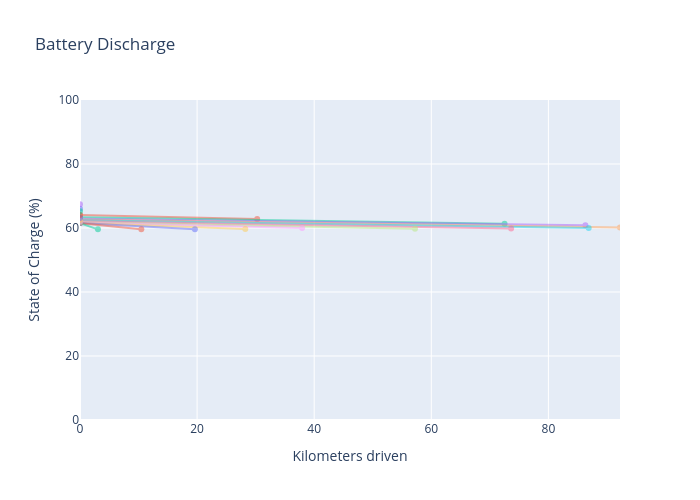

Notebook code for this chart:
### Code cell
# Max km for x-axis scaling
max_km_driven = trip_data['km_driven'].max()

# --- Matplotlib version ---
fig, ax = plt.subplots(figsize=(7, 6))

for _, row in trip_data.iterrows():
    x_vals = [0, row['km_driven']]
    y_vals = [row['soc'], row['end_soc']]
    ax.plot(x_vals, y_vals, marker='o', alpha=0.6)

ax.set_title('Battery Discharge')
ax.set_xlabel('Kilometers driven')
ax.set_ylabel('State of Charge (%)')
ax.set_xlim(0, max_km_driven)
ax.set_ylim(0, 100)
ax.grid(True)

plt.tight_layout()
plt.show()


# --- Plotly version ---
colors = px.colors.qualitative.Plotly
fig = go.Figure()

for color_idx, (_, row) in enumerate(trip_data.reset_index().iterrows()):
    fig.add_trace(
        go.Scatter(
            x=[0, row['km_driven']],
            y=[row['soc'], row['end_soc']],
            mode='lines+markers',
            opacity=0.5,
            line=dict(color=colors[color_idx % len(colors)], width=2),
            marker=dict(size=6),
            name=f"Trip {row['index']}",
            hovertemplate=(
                f"Trip index: {row['index']}<br>"
                f"SOC start: {row['soc']}%<br>"
                f"SOC end: {row['end_soc']}%<br>"
                f"Km driven: {row['km_driven']} km<br>"
            )
        )
    )

fig.update_xaxes(title_text='Kilometers driven', range=[0, max_km_driven])
fig.update_yaxes(title_text='State of Charge (%)', range=[0, 100])

fig.update_layout(
    title="Battery Discharge",
    height=500,
    width=700,
    showlegend=False,
    hovermode='closest'
)

fig.show()

### Figure 1 — Plotly figure (JSON) as saved in the notebook; plotly's stock layout.template omitted (floating-point values rounded to 4 significant figures)
{"data": [{"hovertemplate": "Trip index: 0.0<br>SOC start: 66.02040087458629%<br>SOC end: 64.74169972771983%<br>Km driven: -32.4375653892439 km<br>", "line": {"color": "#636EFA", "width": 2}, "marker": {"size": 6}, "mode": "lines+markers", "name": "Trip 0.0", "opacity": 0.5, "type": "scatter", "x": [0, -32.44], "y": [66.02, 64.74]}, {"hovertemplate": "Trip index: 1.0<br>SOC start: 64.08672815832385%<br>SOC end: 62.80917468685816%<br>Km driven: 30.26051923895102 km<br>", "line": {"color": "#EF553B", "width": 2}, "marker": {"size": 6}, "mode": "lines+markers", "name": "Trip 1.0", "opacity": 0.5, "type": "scatter", "x": [0, 30.26], "y": [64.09, 62.81]}, {"hovertemplate": "Trip index: 2.0<br>SOC start: 63.361600889725445%<br>SOC end: 61.30135354251302%<br>Km driven: 72.51459426498513 km<br>", "line": {"color": "#00CC96", "width": 2}, "marker": {"size": 6}, "mode": "lines+markers", "name": "Trip 2.0", "opacity": 0.5, "type": "scatter", "x": [0, 72.51], "y": [63.36, 61.3]}, {"hovertemplate": "Trip index: 3.0<br>SOC start: 62.89834217575553%<br>SOC end: 60.82261743940125%<br>Km driven: 86.31956828766852 km<br>", "line": {"color": "#AB63FA", "width": 2}, "marker": {"size": 6}, "mode": "lines+markers", "name": "Trip 3.0", "opacity": 0.5, "type": "scatter", "x": [0, 86.32], "y": [62.9, 60.82]}, {"hovertemplate": "Trip index: 4.0<br>SOC start: 62.62732262133296%<br>SOC end: 60.17622558201425%<br>Km driven: 92.22841209828766 km<br>", "line": {"color": "#FFA15A", "width": 2}, "marker": {"size": 6}, "mode": "lines+markers", "name": "Trip 4.0", "opacity": 0.5, "type": "scatter", "x": [0, 92.23], "y": [62.63, 60.18]}, {"hovertemplate": "Trip index: 5.0<br>SOC start: 62.396621997101775%<br>SOC end: 59.96299997867422%<br>Km driven: 86.88178963794053 km<br>", "line": {"color": "#19D3F3", "width": 2}, "marker": {"size": 6}, "mode": "lines+markers", "name": "Trip 5.0", "opacity": 0.5, "type": "scatter", "x": [0, 86.88], "y": [62.4, 59.96]}, {"hovertemplate": "Trip index: 6.0<br>SOC start: 62.07996105016191%<br>SOC end: 59.83845171021796%<br>Km driven: 73.6312620090066 km<br>", "line": {"color": "#FF6692", "width": 2}, "marker": {"size": 6}, "mode": "lines+markers", "name": "Trip 6.0", "opacity": 0.5, "type": "scatter", "x": [0, 73.63], "y": [62.08, 59.84]}, {"hovertemplate": "Trip index: 7.0<br>SOC start: 61.82595406208524%<br>SOC end: 59.80415066762317%<br>Km driven: 57.215260942415625 km<br>", "line": {"color": "#B6E880", "width": 2}, "marker": {"size": 6}, "mode": "lines+markers", "name": "Trip 7.0", "opacity": 0.5, "type": "scatter", "x": [0, 57.22], "y": [61.83, 59.8]}, {"hovertemplate": "Trip index: 8.0<br>SOC start: 61.723168623678205%<br>SOC end: 60.00676875418585%<br>Km driven: 37.93330828446415 km<br>", "line": {"color": "#FF97FF", "width": 2}, "marker": {"size": 6}, "mode": "lines+markers", "name": "Trip 8.0", "opacity": 0.5, "type": "scatter", "x": [0, 37.93], "y": [61.72, 60.01]}, {"hovertemplate": "Trip index: 9.0<br>SOC start: 61.59084550747529%<br>SOC end: 59.69543571741796%<br>Km driven: 28.23020150450975 km<br>", "line": {"color": "#FECB52", "width": 2}, "marker": {"size": 6}, "mode": "lines+markers", "name": "Trip 9.0", "opacity": 0.5, "type": "scatter", "x": [0, 28.23], "y": [61.59, 59.7]}, {"hovertemplate": "Trip index: 10.0<br>SOC start: 61.57847376473693%<br>SOC end: 59.59184979458507%<br>Km driven: 19.625572336120968 km<br>", "line": {"color": "#636EFA", "width": 2}, "marker": {"size": 6}, "mode": "lines+markers", "name": "Trip 10.0", "opacity": 0.5, "type": "scatter", "x": [0, 19.63], "y": [61.58, 59.59]}, {"hovertemplate": "Trip index: 11.0<br>SOC start: 61.52370977403883%<br>SOC end: 59.57514550942175%<br>Km driven: 10.470692881828654 km<br>", "line": {"color": "#EF553B", "width": 2}, "marker": {"size": 6}, "mode": "lines+markers", "name": "Trip 11.0", "opacity": 0.5, "type": "scatter", "x": [0, 10.47], "y": [61.52, 59.58]}, {"hovertemplate": "Trip index: 12.0<br>SOC start: 61.53792194131677%<br>SOC end: 59.581876685805554%<br>Km driven: 3.0638560854513344 km<br>", "line": {"color": "#00CC96", "width": 2}, "marker": {"size": 6}, "mode": "lines+markers", "name": "Trip 12.0", "opacity": 0.5, "type": "scatter", "x": [0, 3.064], "y": [61.54, 59.58]}, {"hovertemplate": "Trip index: 13.0<br>SOC start: 61.55939356094532%<br>SOC end: 59.61125837824764%<br>Km driven: -2.7310345543155563 km<br>", "line": {"color": "#AB63FA", "width": 2}, "marker": {"size": 6}, "mode": "lines+markers", "name": "Trip 13.0", "opacity": 0.5, "type": "scatter", "x": [0, -2.731], "y": [61.56, 59.61]}, {"hovertemplate": "Trip index: 14.0<br>SOC start: 61.586573904840186%<br>SOC end: 59.68611314565317%<br>Km driven: -7.434160795915886 km<br>", "line": {"color": "#FFA15A", "width": 2}, "marker": {"size": 6}, "mode": "lines+markers", "name": "Trip 14.0", "opacity": 0.5, "type": "scatter", "x": [0, -7.434], "y": [61.59, 59.69]}, {"hovertemplate": "Trip index: 15.0<br>SOC start: 61.64317263975523%<br>SOC end: 59.81109689756556%<br>Km driven: -10.952231283099536 km<br>", "line": {"color": "#19D3F3", "width": 2}, "marker": {"size": 6}, "mode": "lines+markers", "name": "Trip 15.0", "opacity": 0.5, "type": "scatter", "x": [0, -10.95], "y": [61.64, 59.81]}, {"hovertemplate": "Trip index: 16.0<br>SOC start: 61.7291102411733%<br>SOC end: 60.00808058089324%<br>Km driven: -13.66967379763264 km<br>", "line": {"color": "#FF6692", "width": 2}, "marker": {"size": 6}, "mode": "lines+markers", "name": "Trip 16.0", "opacity": 0.5, "type": "scatter", "x": [0, -13.67], "y": [61.73, 60.01]}, {"hovertemplate": "Trip index: 17.0<br>SOC start: 61.86149584092541%<br>SOC end: 60.32032221894616%<br>Km driven: -16.32497959268221 km<br>", "line": {"color": "#B6E880", "width": 2}, "marker": {"size": 6}, "mode": "lines+markers", "name": "Trip 17.0", "opacity": 0.5, "type": "scatter", "x": [0, -16.32], "y": [61.86, 60.32]}, {"hovertemplate": "Trip index: 18.0<br>SOC start: 62.08252287567844%<br>SOC end: 60.81949916280172%<br>Km driven: -20.147776497116865 km<br>", "line": {"color": "#FF97FF", "width": 2}, "marker": {"size": 6}, "mode": "lines+markers", "name": "Trip 18.0", "opacity": 0.5, "type": "scatter", "x": [0, -20.15], "y": [62.08, 60.82]}, {"hovertemplate": "Trip index: 19.0<br>SOC start: 62.46824518543415%<br>SOC end: 61.607396261739645%<br>Km driven: -27.036863916328002 km<br>", "line": {"color": "#FECB52", "width": 2}, "marker": {"size": 6}, "mode": "lines+markers", "name": "Trip 19.0", "opacity": 0.5, "type": "scatter", "x": [0, -27.04], "y": [62.47, 61.61]}, {"hovertemplate": "Trip index: 20.0<br>SOC start: 63.12239682248264%<br>SOC end: 62.73997045170453%<br>Km driven: -37.46557623271474 km<br>", "line": {"color": "#636EFA", "width": 2}, "marker": {"size": 6}, "mode": "lines+markers", "name": "Trip 20.0", "opacity": 0.5, "type": "scatter", "x": [0, -37.47], "y": [63.12, 62.74]}, {"hovertemplate": "Trip index: 21.0<br>SOC start: 64.08111031921999%<br>SOC end: 64.01824880395176%<br>Km driven: -43.465968526721554 km<br>", "line": {"color": "#EF553B", "width": 2}, "marker": {"size": 6}, "mode": "lines+markers", "name": "Trip 21.0", "opacity": 0.5, "type": "scatter", "x": [0, -43.47], "y": [64.08, 64.02]}, {"hovertemplate": "Trip index: 22.0<br>SOC start: 65.2376751342859%<br>SOC end: 64.72980188959093%<br>Km driven: -24.724688152971794 km<br>", "line": {"color": "#00CC96", "width": 2}, "marker": {"size": 6}, "mode": "lines+markers", "name": "Trip 22.0", "opacity": 0.5, "type": "scatter", "x": [0, -24.72], "y": [65.24, 64.73]}, {"hovertemplate": "Trip index: 23.0<br>SOC start: 67.39393697403095%<br>SOC end: 63.11067977599857%<br>Km driven: -27.71725891148526 km<br>", "line": {"color": "#AB63FA", "width": 2}, "marker": {"size": 6}, "mode": "lines+markers", "name": "Trip 23.0", "opacity": 0.5, "type": "scatter", "x": [0, -27.72], "y": [67.39, 63.11]}], "layout": {"height": 500, "hovermode": "closest", "showlegend": false, "title": {"text": "Battery Discharge"}, "width": 700, "xaxis": {"range": [0, 92.23], "title": {"text": "Kilometers driven"}}, "yaxis": {"range": [0, 100], "title": {"text": "State of Charge (%)"}}}}
